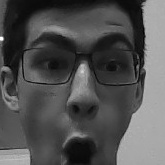
#> input picture face_images/face_100.jpg, 165 x 165 px
$ python 'haarcascade_verificação_de_face.py'
#> lines starting #> are read from the running program, lines starting #| are printed output that depends on the picture; after the words box and inside, x2 and y2 are one past the last pixel; in counts of white or black regions, pixels touching at a corner belong together
import cv2
import os

def load_registered_faces(directory):
#> called with directory = 'face_images'
    registered_faces = []
    for filename in os.listdir(directory):
        if filename.endswith(".jpg"):
            face_img = cv2.imread(os.path.join(directory, filename), cv2.IMREAD_GRAYSCALE)
#> face_img is the input picture: shape (165, 165); min 0, max 255, mean 81.9
            registered_faces.append(face_img)
    return registered_faces

def detect_and_compare_face(cascade_path, registered_faces):
#> called with cascade_path = 'haarcascade_frontalface_alt2.xml'
    face_cascade = cv2.CascadeClassifier(cascade_path)
    capture = cv2.VideoCapture(0)

    while True:
        ret, frame = capture.read()
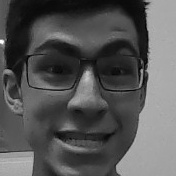
#> input picture face_images/face_152.jpg, 176 x 176 px, given in place of the camera
#> frame is the input picture: shape (176, 176, 3); min 0, max 255, mean 86.1
        if not ret:
            break

        gray = cv2.cvtColor(frame, cv2.COLOR_BGR2GRAY)
        faces = face_cascade.detectMultiScale(gray, scaleFactor=1.1, minNeighbors=5, minSize=(30, 30))
#> faces = [[11, 10, 152, 152]]

        for (x, y, w, h) in faces:
            face_roi = gray[y:y+h, x:x+w]
            matched = False
            for registered_face in registered_faces:
                # Compare o rosto detectado com os rostos cadastrados
                similarity = cv2.matchTemplate(face_roi, registered_face, cv2.TM_CCOEFF_NORMED)
                if cv2.minMaxLoc(similarity)[1] >= 0.8:  # Defina um limiar de similaridade adequado
                    matched = True
                    break
            if matched:
                cv2.putText(frame, "Usuario cadastrado", (x, y-10), cv2.FONT_HERSHEY_SIMPLEX, 0.9, (0, 255, 0), 2)
            else:
                cv2.putText(frame, "Usuario nao cadastrado", (x, y-10), cv2.FONT_HERSHEY_SIMPLEX, 0.9, (0, 0, 255), 2)
            cv2.rectangle(frame, (x, y), (x+w, y+h), (255, 0, 0), 2)
#> this loop made 1 pass
#> pass 1, in detect_and_compare_face, `face_roi = gray[y:y+h, x:x+w]`:
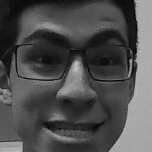
#> face_roi: shape (152, 152); min 0, max 198, mean 78.8
#> after the loop:
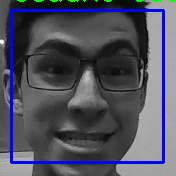
#> frame: shape (176, 176, 3); 6.28% of pixels changed, all inside (x1, y1, x2, y2) = (10, 0, 176, 164)

        cv2.imshow('Face Detection', frame)

        if cv2.waitKey(1) & 0xFF == ord('q'):
#> (key q is pressed here)
            break

    capture.release()
    cv2.destroyAllWindows()

if __name__ == "__main__":
    cascade_path = 'haarcascade_frontalface_alt2.xml'
    registered_faces_directory = 'face_images'

    registered_faces = load_registered_faces(registered_faces_directory)
    detect_and_compare_face(cascade_path, registered_faces)
